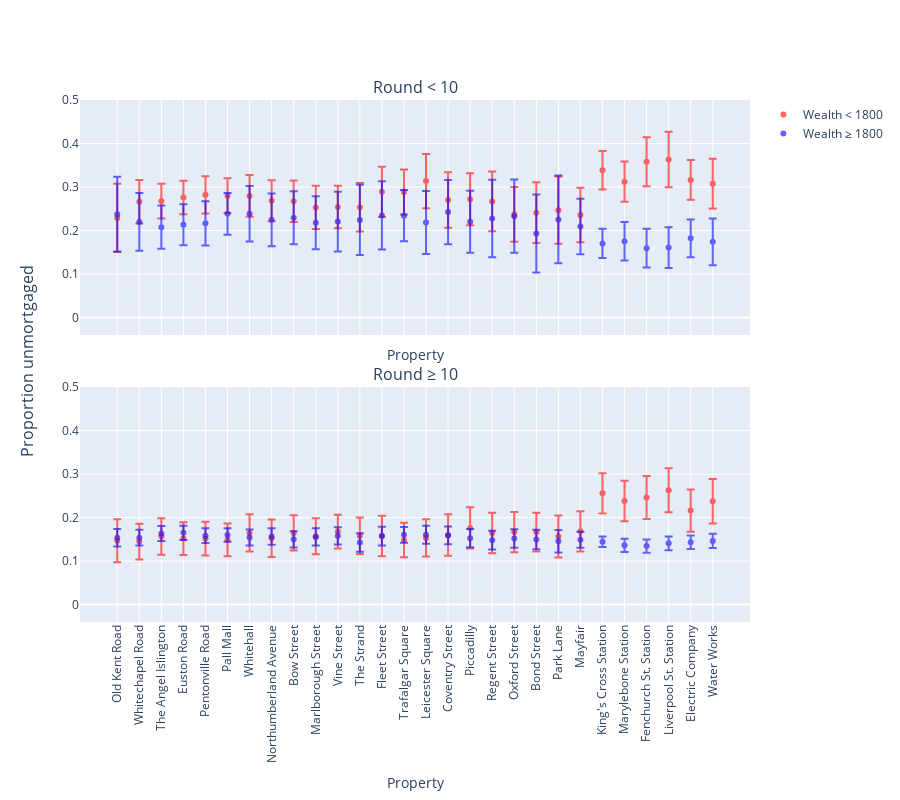

The cell this chart's notebook holds for it:
### Code cell
plot_action_proportions(df_unmortgage, 'Proportion unmortgaged (early game, low wealth)', 'Proportion unmortgaged (early game, high wealth)', 
                        'Proportion unmortgaged (late game, low wealth)', 'Proportion unmortgaged (late game, high wealth)', 
                        'Error (early game, low wealth)', 'Error (early game, high wealth)', 'Error (late game, low wealth)', 
                        'Error (late game, high wealth)', 'Proportion unmortgaged')

### Figure 1 — Plotly figure (JSON) as saved in the notebook; plotly's stock layout.template omitted (floating-point values rounded to 4 significant figures)
{"data": [{"error_y": {"array": [0.07834, 0.05002, 0.04008, 0.03841, 0.04279, 0.03975, 0.04796, 0.04709, 0.0477, 0.04958, 0.04908, 0.05584, 0.05801, 0.05164, 0.06232, 0.06373, 0.05983, 0.06869, 0.06289, 0.06972, 0.07723, 0.06281, 0.04414, 0.04632, 0.05629, 0.06361, 0.04577, 0.05716], "type": "data"}, "marker": {"color": "red"}, "mode": "markers", "name": "Wealth < 1800", "opacity": 0.6, "type": "scatter", "x": ["Old Kent Road", "Whitechapel Road", "The Angel Islington", "Euston Road", "Pentonville Road", "Pall Mall", "Whitehall", "Northumberland Avenue", "Bow Street", "Marlborough Street", "Vine Street", "The Strand", "Fleet Street", "Trafalgar Square", "Leicester Square", "Coventry Street", "Piccadilly", "Regent Street", "Oxford Street", "Bond Street", "Park Lane", "Mayfair", "King's Cross Station", "Marylebone Station", "Fenchurch St. Station", "Liverpool St. Station", "Electric Company", "Water Works"], "xaxis": "x", "y": [0.229, 0.2659, 0.2676, 0.2759, 0.2821, 0.2801, 0.2794, 0.2686, 0.2674, 0.2531, 0.2541, 0.2533, 0.2888, 0.2884, 0.3136, 0.2701, 0.272, 0.2668, 0.2369, 0.2411, 0.2468, 0.2355, 0.3384, 0.3123, 0.3581, 0.3631, 0.3162, 0.3076], "yaxis": "y"}, {"error_y": {"array": [0.0858, 0.06622, 0.04986, 0.04699, 0.05096, 0.0481, 0.06375, 0.0608, 0.06091, 0.06096, 0.06878, 0.08081, 0.0787, 0.05905, 0.07253, 0.07361, 0.07131, 0.08912, 0.08397, 0.08982, 0.1009, 0.06381, 0.03358, 0.04407, 0.04443, 0.04685, 0.04334, 0.05351], "type": "data"}, "marker": {"color": "blue"}, "mode": "markers", "name": "Wealth ≥ 1800", "opacity": 0.6, "type": "scatter", "x": ["Old Kent Road", "Whitechapel Road", "The Angel Islington", "Euston Road", "Pentonville Road", "Pall Mall", "Whitehall", "Northumberland Avenue", "Bow Street", "Marlborough Street", "Vine Street", "The Strand", "Fleet Street", "Trafalgar Square", "Leicester Square", "Coventry Street", "Piccadilly", "Regent Street", "Oxford Street", "Bond Street", "Park Lane", "Mayfair", "King's Cross Station", "Marylebone Station", "Fenchurch St. Station", "Liverpool St. Station", "Electric Company", "Water Works"], "xaxis": "x", "y": [0.2376, 0.2198, 0.2077, 0.2133, 0.2165, 0.2384, 0.2385, 0.2245, 0.2291, 0.2178, 0.2205, 0.2243, 0.2348, 0.2341, 0.2183, 0.2423, 0.2203, 0.2278, 0.233, 0.1932, 0.2256, 0.209, 0.1703, 0.1754, 0.1595, 0.1608, 0.1819, 0.1739], "yaxis": "y"}, {"error_y": {"array": [0.04937, 0.04119, 0.04207, 0.03774, 0.03865, 0.03756, 0.04291, 0.04298, 0.04053, 0.04134, 0.03877, 0.04182, 0.04652, 0.03975, 0.04278, 0.04785, 0.04751, 0.04667, 0.04629, 0.04448, 0.04834, 0.04619, 0.04623, 0.04654, 0.04936, 0.05054, 0.04833, 0.05128], "type": "data"}, "marker": {"color": "red"}, "mode": "markers", "opacity": 0.6, "showlegend": false, "type": "scatter", "x": ["Old Kent Road", "Whitechapel Road", "The Angel Islington", "Euston Road", "Pentonville Road", "Pall Mall", "Whitehall", "Northumberland Avenue", "Bow Street", "Marlborough Street", "Vine Street", "The Strand", "Fleet Street", "Trafalgar Square", "Leicester Square", "Coventry Street", "Piccadilly", "Regent Street", "Oxford Street", "Bond Street", "Park Lane", "Mayfair", "King's Cross Station", "Marylebone Station", "Fenchurch St. Station", "Liverpool St. Station", "Electric Company", "Water Works"], "xaxis": "x2", "y": [0.1468, 0.1449, 0.1565, 0.1519, 0.1517, 0.149, 0.1647, 0.1526, 0.1647, 0.1569, 0.1677, 0.1583, 0.1578, 0.1485, 0.1533, 0.1601, 0.1763, 0.1644, 0.1668, 0.1667, 0.1564, 0.1684, 0.2559, 0.2381, 0.2462, 0.263, 0.2161, 0.2377], "yaxis": "y2"}, {"error_y": {"array": [0.02001, 0.018, 0.01724, 0.01619, 0.01691, 0.01552, 0.01854, 0.01877, 0.01867, 0.02008, 0.01969, 0.02109, 0.02175, 0.01809, 0.02071, 0.02062, 0.02103, 0.02161, 0.02138, 0.02238, 0.02584, 0.01846, 0.01184, 0.01517, 0.01526, 0.01569, 0.01558, 0.01635], "type": "data"}, "marker": {"color": "blue"}, "mode": "markers", "opacity": 0.6, "showlegend": false, "type": "scatter", "x": ["Old Kent Road", "Whitechapel Road", "The Angel Islington", "Euston Road", "Pentonville Road", "Pall Mall", "Whitehall", "Northumberland Avenue", "Bow Street", "Marlborough Street", "Vine Street", "The Strand", "Fleet Street", "Trafalgar Square", "Leicester Square", "Coventry Street", "Piccadilly", "Regent Street", "Oxford Street", "Bond Street", "Park Lane", "Mayfair", "King's Cross Station", "Marylebone Station", "Fenchurch St. Station", "Liverpool St. Station", "Electric Company", "Water Works"], "xaxis": "x2", "y": [0.1536, 0.1538, 0.1634, 0.165, 0.1584, 0.16, 0.1542, 0.1565, 0.1501, 0.1557, 0.1579, 0.1427, 0.1574, 0.1606, 0.1603, 0.1591, 0.1527, 0.1482, 0.152, 0.1497, 0.1458, 0.149, 0.1445, 0.1364, 0.1345, 0.1409, 0.1432, 0.1464], "yaxis": "y2"}], "layout": {"annotations": [{"font": {"size": 16}, "showarrow": false, "text": "Round < 10", "x": 0.5, "xanchor": "center", "xref": "paper", "y": 1, "yanchor": "bottom", "yref": "paper"}, {"font": {"size": 16}, "showarrow": false, "text": "Round ≥ 10", "x": 0.5, "xanchor": "center", "xref": "paper", "y": 0.45, "yanchor": "bottom", "yref": "paper"}, {"font": {"size": 16}, "showarrow": false, "text": "Proportion unmortgaged", "textangle": -90, "x": 0, "xanchor": "right", "xref": "paper", "xshift": -40, "y": 0.5, "yanchor": "middle", "yref": "paper"}], "height": 800, "xaxis": {"anchor": "y", "domain": [0, 1], "matches": "x2", "showticklabels": false, "tickangle": -90, "title": {"text": "Property"}}, "xaxis2": {"anchor": "y2", "domain": [0, 1], "tickangle": -90, "title": {"text": "Property"}}, "yaxis": {"anchor": "x", "domain": [0.55, 1], "range": [-0.04, 0.5]}, "yaxis2": {"anchor": "x2", "domain": [0, 0.45], "range": [-0.04, 0.5]}}}
